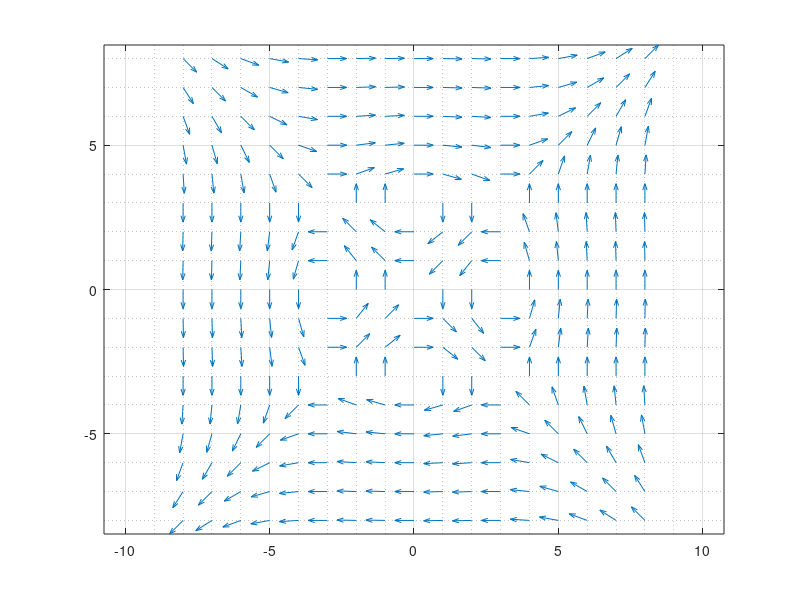

The MATLAB source for this figure:
clear; close all; clc;
t = -8:8;
[X,Y] = meshgrid(t,t);
U = Y.^(3) - 9*Y;
V = X.^(3) -9*X;
h = sqrt(U.^(2) + V.^(2));
quiver(X,Y,U./h,V./h,0.5)
% quiver(X,Y,U,V,1)
axis equal; grid on ; grid minor;